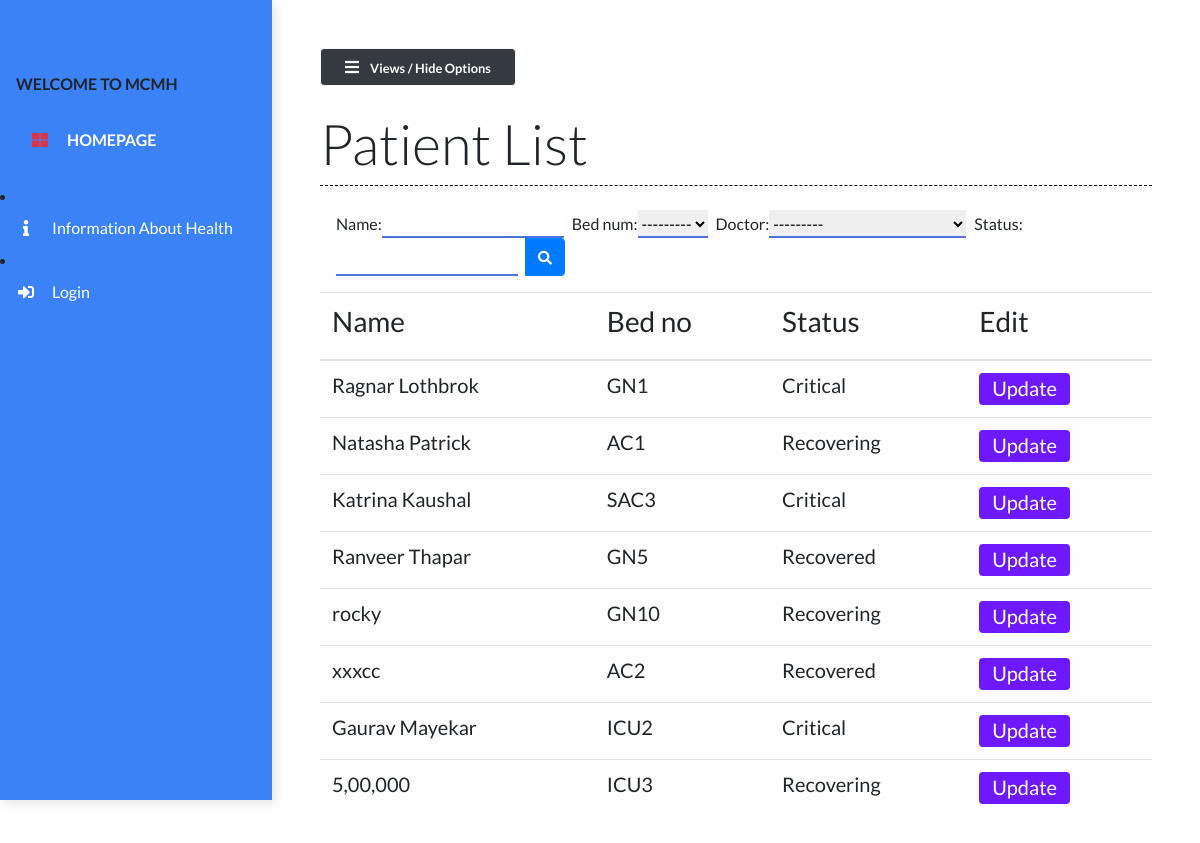
/patient_list/, run on the app's committed database.
### main/models.py (models this page shows, shortened)
class Patient(models.Model):
    name = models.CharField(max_length=50)
    phone_num = models.CharField(max_length=15)
    patient_relative_name = models.CharField(max_length=50, null=True)
    patient_relative_contact = models.CharField(max_length=15, null=True)
    address = models.TextField()
    SYMPTOMS = (
        ('Body Achnes and Pain', 'Fever'),
        ('Dry cough', 'Dry cough'),
        ('Tiredness', 'Tiredness'),
        ('Aches and pains', 'Aches and pains'),
        ('Sore throat', 'Sore throat'),
        ('Diarrhoea', 'Diarrhoea'),
        ('Loss of taste or smell', 'Loss of taste or smell'),
        ('Difficulty in breathing or shortness of breath', 'Difficulty in breathing or shortness of breath'),
        ('Chest pain or pressure', 'Chest pain or pressure'),
        ('Loss of speech or movement', 'Loss of speech or movement'),
    )
    symptoms = MultiSelectField(choices=SYMPTOMS, null=True)
    prior_ailments = models.TextField()
    bed_num = models.ForeignKey("Bed", on_delete=models.CASCADE)
    dob = models.DateField(null=True)
    doctor = models.ForeignKey("Doctor", on_delete=models.CASCADE, null=True)
    doctors_notes = models.TextField(null=True, blank=True)
    doctors_visiting_time = models.CharField(null=True, max_length=50, blank=True)
    status = models.CharField(max_length=50)

class Bed(models.Model):
    bed_number = models.CharField(max_length=50)
    occupied = models.BooleanField()
    def __str__(self):
        return self.bed_number

### main/views.py (the view)
# urls.py: path("patient_list/", views.patient_list, name="patient_list"),
def patient_list(request):
    patients = Patient.objects.all()
    myFilter = PatientFilter(request.GET, queryset=patients)
    patients = myFilter.qs
    context = {
        'patients': patients,
        'myFilter': myFilter
    }
    return render(request, 'main/patient_list.html', context)

### main/models.py (called while the page is built)
    def __str__(self):
        return self.name

### main/templates/main/patient_list.html (shortened to what this page needs)
{% extends 'main/base.html' %}
{% load static %}
{% block contentTitle %}
    Patient List
{% endblock contentTitle %}
{% block content %}
    <form class="d-none d-sm-inline-block form-inline mr-auto ml-md-3 my-2 my-md-0 mw-100 navbar-search mb-3" method="GET" id="list">
        <div class="input-group">
        {{myFilter.form}}
            <div class="input-group-append">
                <button class="btn btn-primary btn-block" type="submit">
                    <i class="fas fa-search fa-sm"></i>
                </button>
            </div>
        </div>
    </form>
     <div class="table-responsive mt-3">
        <table class="table table-hover">
            <thead>
                <th><h3>Name</h3></th>
                <th><h3>Bed no</h3></th>
                <th><h3>Status</h3></th>
                <th><h3>Edit</h3></th>
            </thead>
            <tbody>
                {% for patient in patients %}
                <tr class="mx-auto">
                    <td scope="row"><h5>{{ patient.name }}</h5></td>
                    <td><h5>{{ patient.bed_num }}</h5></td>
                    <td><h5>{{ patient.status }}</h5></td>
                    <td><a href="/patient/{{patient.id}}" class="btn btn-purple"><h5>Update</h5></a></td>
                </tr>
                {% endfor %}
            </tbody>
        </table>
    </div>
{% endblock content %}

### static/styles/base.css (style rules this page uses)
body { background: #fffeff; min-height: 100vh; overflow-x: hidden; font-family:Lato,'Helvetica Neue',Helvetica,Arial,sans-serif; }
.btn-purple { background: #6d19fc; color: #ffffff; height: 2rem; padding-top: 2px; }
#id_name { margin-right: 0.5rem; border: none; outline: none; border-bottom: 2px solid #4e73df; }
#id_bed_num { margin-right: 0.5rem; border: none; outline: none; border-bottom: 2px solid #4e73df; }
#id_status { margin-right: 0.5rem; border: none; outline: none; border-bottom: 2px solid #4e73df; }
#id_doctor { margin-right: 0.5rem; border: none; outline: none; border-bottom: 2px solid #4e73df; }

### data on the page
Patient: name "Ragnar Lothbrok", bed_num "GN1", status "Critical"
Patient: name "Natasha Patrick", bed_num "AC1", status "Recovering"
Patient: name "Katrina Kaushal", bed_num "SAC3", status "Critical"
Patient: name "Ranveer Thapar", bed_num "GN5", status "Recovered"
Patient: name "rocky", bed_num "GN10", status "Recovering"
Patient: name "xxxcc", bed_num "AC2", status "Recovered"
Patient: name "Gaurav Mayekar", bed_num "ICU2", status "Critical"
Patient: name "5,00,000", bed_num "ICU3", status "Recovering"
